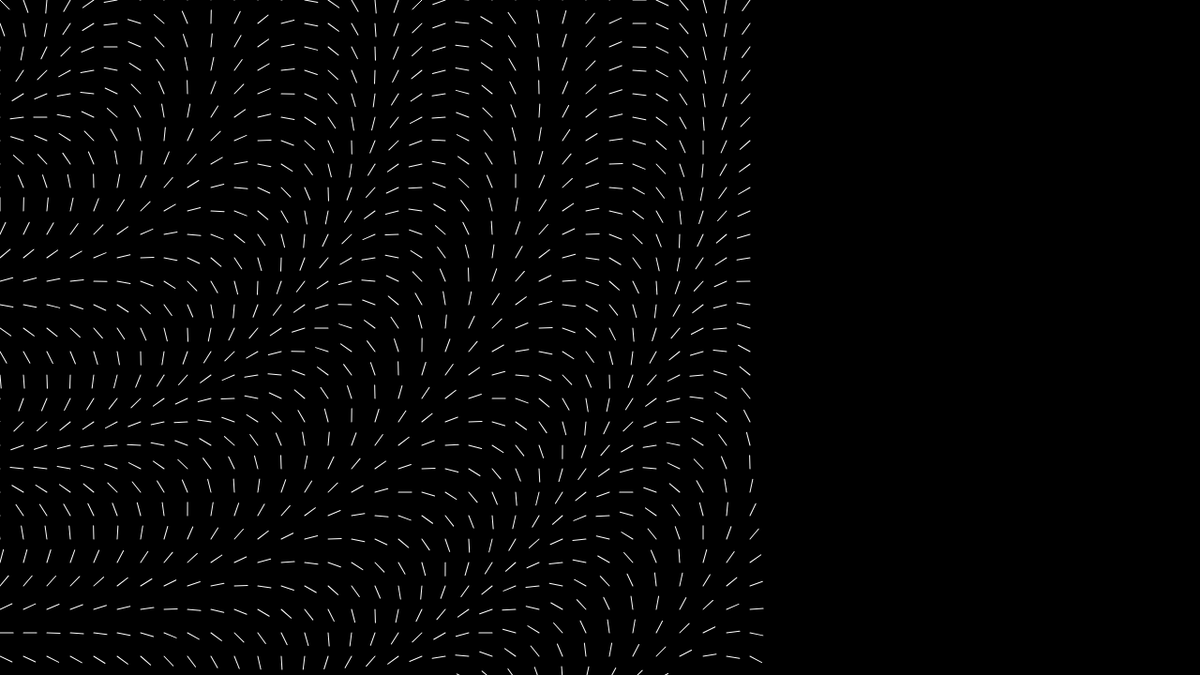
Frame 1 (no input)
Frame 60 (no input): identical to frame 1, image omitted
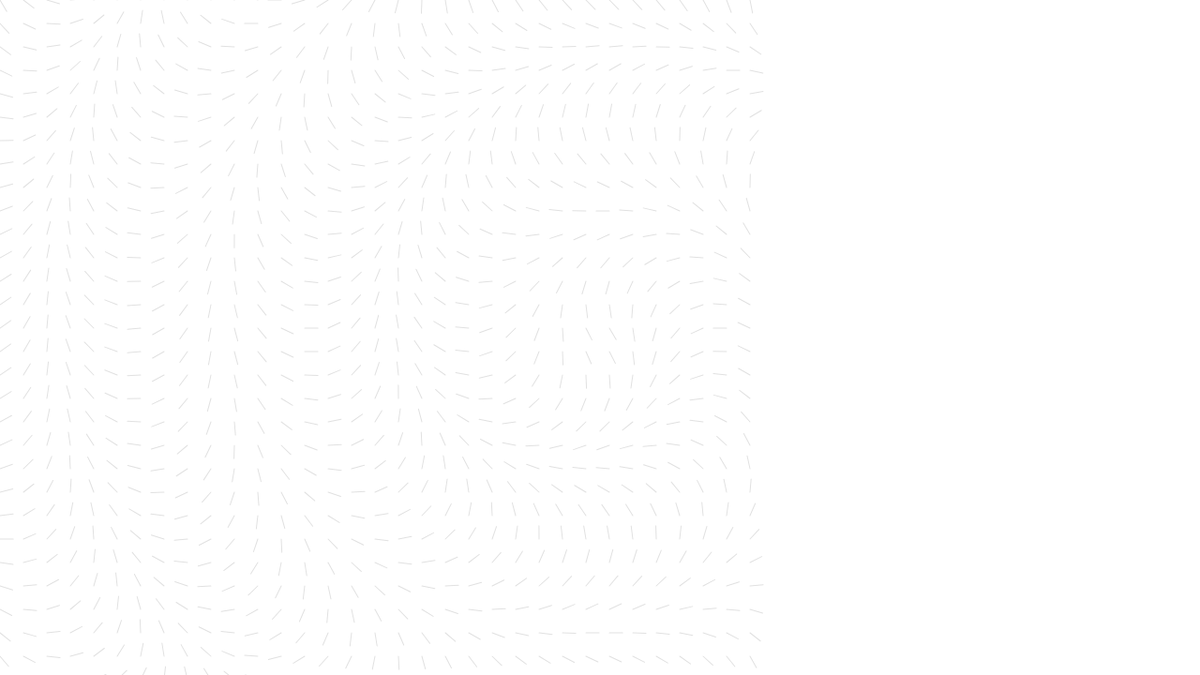
Frame 120 (the mouse pressed at the canvas centre since frame 60)

The p5.js sketch that drew these frames (run headless with seeded random() and noise() and a simulated clock; from frame 60 on, the mouse is pressed at the canvas centre):

// p5.js sketch
// ── sketch.js
let rad = 800;
let clocks = []; //array of clocks
let arm1;
let arm2;
let arm3;
let arm4;
let arm0 = 0;

const MODE1 = 49;
const MODE2 = 50;
const MODE3 = 51;
const MODE4 = 52;

let color;

function setup() {
	createCanvas(1280, 720);
  rectMode(CENTER);

	for (let x = 0; x <= rad; x += 25) {
		for (let y = 0; y <= rad; y += 25) {
		clocks.push(new Clock(x,y));
		}
	}
}


function draw() {
	background(0);

  if (mouseIsPressed) {
    background(255);
    color = 225;
  } else {
    color = 255;
  }


	// print(clocks.length);

	for (var i = 0; i < clocks.length; i++) {
	clocks[i].display(i, mouseX, mouseY);
	// clocks[i].rotation(i);
	//console.log("shown");
	}


}

class Clock {
  constructor(x, y) {
	this.x = x;
	this.y = y;
  }

	display(change, x, y) {
  	// arm1 = map(mouseX, 0, rad, 0,150);
  	// arm2 = sqrt(mouseX * mouseY);

    arm4 = dist(x, y, this.x, this.y);
    arm1 = (change) / (arm4);
    arm2 = (change/60) * map(sqrt(x*y), 0, rad, 0,150);
    arm3 = dist(x,y,rad/2,rad/2);

    modeSwitch();

    push();
		translate(this.x, this.y)
		// rotate(radians(arm1));
    // rotate(radians(arm4));
    rotate(radians(arm4));
    // strokeWeight(arm4/100);
		stroke(color);
    noFill();
		line(0, 0, 10, 10);
    // ellipse(arm0/20-5,arm0/20-5,arm0/20,arm0/20);


		pop();

	}

	// this.rotation = function() {
	// 	this.x = this.x * noise(0.01*frameCount);
	// }
}

function modeSwitch() {
  if (keyCode == MODE1) {
    arm0 = arm1;
  }
  else if (keyCode == MODE2) {
    arm0 = arm2;
  }
  else if (keyCode == MODE3) {
    arm0 = arm4;
  }
  else if (keyCode == MODE4) {
    arm0 = arm3;
  }
}
